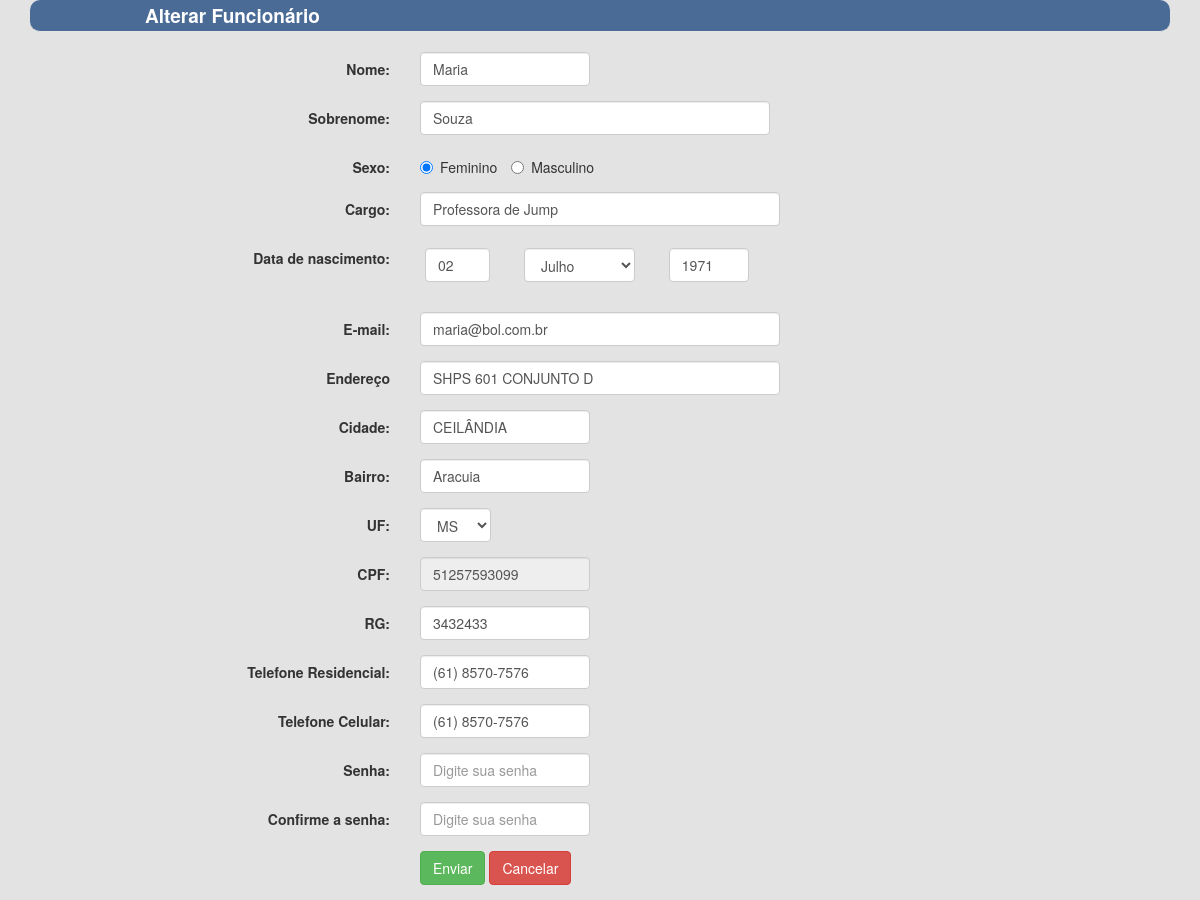
The page /fitnesslife/funcionario/alterarfuncionario.php?idfuncionario=51257593099 on the database its author committed.
### tables this page shows
CREATE TABLE `tb_funcionario` (
  `id_pessoa_cpf` varchar(11) NOT NULL,
  `cargo` varchar(30) NOT NULL
);

CREATE TABLE `tb_pessoa` (
  `cpf` varchar(11) NOT NULL,
  `nome` varchar(15) NOT NULL,
  `sobrenome` varchar(45) NOT NULL,
  `sexo` tinyint(1) NOT NULL,
  `data_nascimento` date NOT NULL,
  `endereco` varchar(80) NOT NULL,
  `uf` varchar(2) NOT NULL,
  `cidade` varchar(15) NOT NULL,
  `bairro` varchar(25) NOT NULL,
  `rg` varchar(20) NOT NULL,
  `telefone_residencial` varchar(18) NOT NULL,
  `telefone_celular` varchar(18) NOT NULL,
  `email` varchar(100) NOT NULL
);

### fitnesslife/dao/funcionariodao.php (called while the page is built, shortened)
<?php
include_once dirname(__FILE__) . DIRECTORY_SEPARATOR . '../classes/pessoa.php';
class FuncionarioDao extends Dao {
    public function carregar($idFuncionario) {
        $pdo = Dao::getInstance();
        $sql = "SELECT p.cpf, p.nome, p.sobrenome, p.sexo, p.data_nascimento, p.rg, p.telefone_residencial, p.telefone_celular,p.endereco,p.uf, p.cidade, p.bairro, p.email, f.cargo FROM tb_pessoa p INNER JOIN tb_funcionario f ON p.cpf = f.id_pessoa_cpf WHERE f.id_pessoa_cpf = ?";
        $stmt = $pdo->prepare($sql);
        $stmt->execute(array($idFuncionario));
        $linhaBanco = $stmt->fetch();
        $pessoa = new Pessoa();
        $pessoa->setCpf($linhaBanco[0]);
        $pessoa->setNome($linhaBanco[1]);
        $pessoa->setSobrenome($linhaBanco[2]);
        $pessoa->setSexo($linhaBanco[3]);
        $pessoa->setDataNascimento($linhaBanco[4]);
        $pessoa->setRg($linhaBanco[5]);
        $pessoa->setTelefoneResidencial($linhaBanco[6]);
        $pessoa->setTelefoneCelular($linhaBanco[7]);
        $pessoa->setEndereco($linhaBanco[8]);
        $pessoa->setUf($linhaBanco[9]);
        $pessoa->setCidade($linhaBanco[10]);
        $pessoa->setBairro($linhaBanco[11]);
        $pessoa->setEmail($linhaBanco[12]);
        $pessoa->setCargo_Funcionario($linhaBanco[13]);
        return $pessoa;
    }
}

### fitnesslife/classes/pessoa.php (called while the page is built, shortened)
<?php
class Pessoa {
    private $nome;
    private $sobrenome;
    private $sexo;
    private $dataNascimento;
    private $endereco;
    private $cidade;
    private $bairro;
    private $cpf;
    private $rg;
    private $telefoneResidencial;
    private $telefoneCelular;
    private $email;
    private $cargo_Funcionario;
    function getNome() {
        return $this->nome;
    }
    function getSobrenome() {
        return $this->sobrenome;
    }
    function getSexo() {
        return $this->sexo;
    }
    function getDataNascimento() {
        return $this->dataNascimento;
    }
    function getEndereco() {
        return $this->endereco;
    }
    function getCidade() {
        return $this->cidade;
    }
    function getBairro() {
        return $this->bairro;
    }
    function getCpf() {
        return $this->cpf;
    }
    function getRg() {
        return $this->rg;
    }
    function getTelefoneResidencial() {
        return $this->telefoneResidencial;
    }
    function getTelefoneCelular() {
        return $this->telefoneCelular;
    }
    function getEmail() {
        return $this->email;
    }
    function setNome($nome) {
        $this->nome = $nome;
    }
    function setSobrenome($sobrenome) {
        $this->sobrenome = $sobrenome;
    }
    function setSexo($sexo) {
        if ($sexo == '0')
            $this->sexo = 'F';
    }
    function setDataNascimento($dataNascimento) {
        $this->dataNascimento = $dataNascimento;
    }
    function setEndereco($endereco) {
        $this->endereco = $endereco;
    }
    function setCidade($cidade) {
        $this->cidade = $cidade;
    }
    function setBairro($bairro) {
        $this->bairro = $bairro;
    }
    function setCpf($cpf) {
        $this->cpf = $cpf;
    }
    function setRg($rg) {
        $this->rg = $rg;
    }
    function setTelefoneResidencial($telefoneResidencial) {
        $this->telefoneResidencial = $telefoneResidencial;
    }
    function setTelefoneCelular($telefoneCelular) {
        $this->telefoneCelular = $telefoneCelular;
    }
    function setEmail($email) {
        $this->email = $email;
    }
    function getCargo_Funcionario() {
        return $this->cargo_Funcionario;
    }
    function setCargo_Funcionario($cargo_Funcionario) {
        $this->cargo_Funcionario = $cargo_Funcionario;
    }
}
?>

### fitnesslife/funcionario/alterarfuncionario.php (the view, shortened to what this page needs)
<!DOCTYPE html>
<html>
    <head>
        <?php
        include_once dirname(__FILE__) . DIRECTORY_SEPARATOR . '../dao/funcionariodao.php';
        $funcionarioDao = new FuncionarioDao();
        $pessoa = $funcionarioDao->carregar($_GET['idfuncionario']);
        $data = $pessoa->getDataNascimento();
        $array = explode("-", $data);
        $dia = $array[2];
        $ano = $array[0];
        ?>
        <link href="/FitnessLife/css/bootstrap.min.css" rel="stylesheet">
    </head>
    <body>
        <div class="container">
            <form class="form-horizontal" action="/FitnessLife/controller/controllerfuncionario.php?operacao=alterar" method="POST" onsubmit="return validaCampos()">
                <legend>Alterar Funcionário</legend>
                <div class="form-group">
                    <label class="col-md-4 control-label" for="nome">Nome:</label>
                    <div class="col-md-2">
                        <input id="nome" name="nome" maxlength="15" type="text" style="width: 170px;"  value="<?php echo $pessoa->getNome(); ?>" placeholder="Digite seu nome" class="form-control input-md" required="">
                    </div>
                </div>
                <div class="form-group">
                    <label class="col-md-4 control-label" for="sobrenome">Sobrenome:</label>
                    <div class="col-md-4">
                        <input id="sobrenome" name="sobrenome" maxlength="45" type="text" style="width: 350px;"  value="<?php echo $pessoa->getSobrenome(); ?>" placeholder="Digite seu sobrenome" class="form-control input-md" required="">
                    </div>
                </div>
                <div class="form-group">
                    <label class="col-md-4 control-label" for="sexo">Sexo:</label>
                    <div class="col-md-4">
                        <label class="radio-inline" for="sexo-0">
                            <input type="radio" name="sexo" id="sexo-0" value="feminino"  <?php if ($pessoa->getSexo() == 'F') { ?> checked="checked"<?php } ?> >
                            Feminino
                        </label>
                        <label class="radio-inline" for="sexo-1">
                            <input type="radio" name="sexo" id="sexo-1" value="masculino"  <?php if ($pessoa->getSexo() == 'M') { ?> checked="checked"<?php } ?>>
                            Masculino
                        </label>
                    </div>
                </div>
                <div class="form-group">
                    <label class="col-md-4 control-label" for="cargo">Cargo:</label>
                    <div class="col-md-4">
                        <input id="cargo" name="cargo" type="text" maxlength="30" value ="<?php echo $pessoa->getCargo_Funcionario(); ?>" placeholder="Digite seu cargo" class="form-control input-md" required="">
                    </div>
                </div>
                <div class="form-group">
                    <label class="col-md-4 control-label" for="dataNascimento">Data de nascimento:</label>
                    <div class="form-group">
                        <label class="radio-inline">
                            <input  placeholder="dia" style="width: 65px;" value="<?php echo $dia; ?>" type="number" min="1" max="31" data-ng-maxlength="2" maxlength="2" name="dia" style="width: 50px;" required="" class="form-control input-md">
                        </label>
                        <label class="radio-inline">
                            <select class="form-control" id="mes" required="mês" name="mes" ><option value="07">Julho</option></select>
                        </label>
                        <label class="radio-inline">
                            <input placeholder="ano" type="number" min="1900" max="2014" value="<?php echo $ano; ?>" id="aniversarioAno" name="ano" style="width: 80px;" required="" class="form-control input-md">
                        </label>
                    </div>
                </div>
                <div class="form-group">
                    <label class="col-md-4 control-label" for="email">E-mail:</label>
                    <div class="col-md-4">
                        <input id="email" name="email" maxlength="100" type="text" value="<?php echo $pessoa->getEmail(); ?>" style="width: 360px;" placeholder="Digite seu e-mail" class="form-control input-md" required="">
                    </div>
                </div>
                <div class="form-group">
                    <label class="col-md-4 control-label" for="endereco">Endereço</label>
                    <div class="col-md-4">
                        <input id="endereco" name="endereco" maxlength="80" type="text" style="width: 360px;" value="<?php echo $pessoa->getEndereco(); ?>" placeholder="Digite seu endereço" class="form-control input-md" required="">
                    </div>
                </div>
                <div class="form-group">
                    <label class="col-md-4 control-label" for="cidade">Cidade:</label>
                    <div class="col-md-2">
                        <input id="cidade" name="cidade" maxlength="15" type="text"  style="width: 170px;" value="<?php echo $pessoa->getCidade(); ?>" placeholder="Digite sua cidade" class="form-control input-md" required="">
                    </div>
                </div>
                <div class="form-group">
                    <label class="col-md-4 control-label" for="bairro">Bairro:</label>
                    <div class="col-md-2">
                        <input id="bairro" name="bairro" maxlength="25" type="text"  style="width: 170px;" placeholder="Digite seu bairro" value="<?php echo $pessoa->getBairro(); ?>" class="form-control input-md" required="">
                    </div>
                </div>
                <div class="form-group">
                    <label class="col-md-4 control-label" for="uf">UF:</label>
                    <div class="col-md-1">
                        <select required="--" style="width: 71px;" id="uf" name="uf" class="form-control">
                            <option value="MS">MS</option>
                        </select>
                    </div>
                </div>
                <div class="form-group">
                    <label class="col-md-4 control-label" for="cpf">CPF:</label>
                    <div class="col-md-2">
                        <input id="cpf" name="cpf" type="text" readonly="true" style="width: 170px;" placeholder="" value="<?php echo $pessoa->getCpf(); ?>" class="form-control input-md" required="">
                    </div>
                </div>
                <div class="form-group">
                    <label class="col-md-4 control-label" for="rg">RG:</label>
                    <div class="col-md-2">
                        <input id="rg" name="rg"  maxlength="20" type="text" placeholder=""  value="<?php echo $pessoa->getRg(); ?>" style="width: 170px;" class="form-control input-md" required="">
                    </div>
                </div>
                <div class="form-group">
                    <label class="col-md-4 control-label" for="telefoneResidencial">Telefone Residencial:</label>
                    <div class="col-md-2">
                        <input id="telefoneResidencial"  maxlength="15" style="width: 170px;" value="<?php echo $pessoa->getTelefoneResidencial(); ?>" name="telefoneResidencial" type="text" placeholder="" class="form-control input-md" required="">
                    </div>
                </div>
                <div class="form-group">
                    <label class="col-md-4 control-label" for="telefoneCelular">Telefone Celular:</label>
                    <div class="col-md-2">
                        <input id="telefoneCelular" maxlength="15" name="telefoneCelular"  style="width: 170px;" value="<?php echo $pessoa->getTelefoneCelular(); ?>" type="text" placeholder="" class="form-control input-md" required="">
                    </div>
                </div>
                <div class="form-group">
                    <label class="col-md-4 control-label" for="senha">Senha:</label>
                    <div class="col-md-2">
                        <input id="senha" name="senha" type="password" maxlength="8" style="width: 170px;" placeholder="Digite sua senha" class="form-control input-md" required="">
                    </div>
                </div>
                <div class="form-group">
                    <label class="col-md-4 control-label" for="confirmeSenha">Confirme a senha:</label>
                    <div class="col-md-2">
                        <input id="confirmeSenha" name="confirmeSenha"  maxlength="8" style="width: 170px;" type="password" placeholder="Digite sua senha" class="form-control input-md" required="">
                    </div>
                </div>
                <div class="form-group">
                    <label class="col-md-4 control-label" for="enviar"></label>
                    <div class="col-md-8">
                        <button id="enviar" type="submit" name="enviar" class="btn btn-success">Enviar</button>
                        <a id="cancelar" name="cancelar" href="alterar.php" class="btn btn-danger">Cancelar</a>
                    </div>
                </div>
            </form>
        </div>
    </body>
</html>

### fitnesslife/funcionario/alterarfuncionario.php (style rules this page uses)
body { background-color: #E3E3E3; }
legend { background : #496B96 ; color : #fff ; padding : 2px 115px ; font-size : 19px ; border-radius : 10px ; font-weight: bold; }

### rows shown on the page
tb_funcionario: nome "Maria", sobrenome "Souza", cargo "Professora de Jump", dia "02", ano "1971", email "maria@bol.com.br", endereco "SHPS 601 CONJUNTO D", cidade "CEILÂNDIA", bairro "Aracuia", cpf "51257593099", rg "3432433", telefoneResidencial "(61) 8570-7576", telefoneCelular "(61) 8570-7576"
